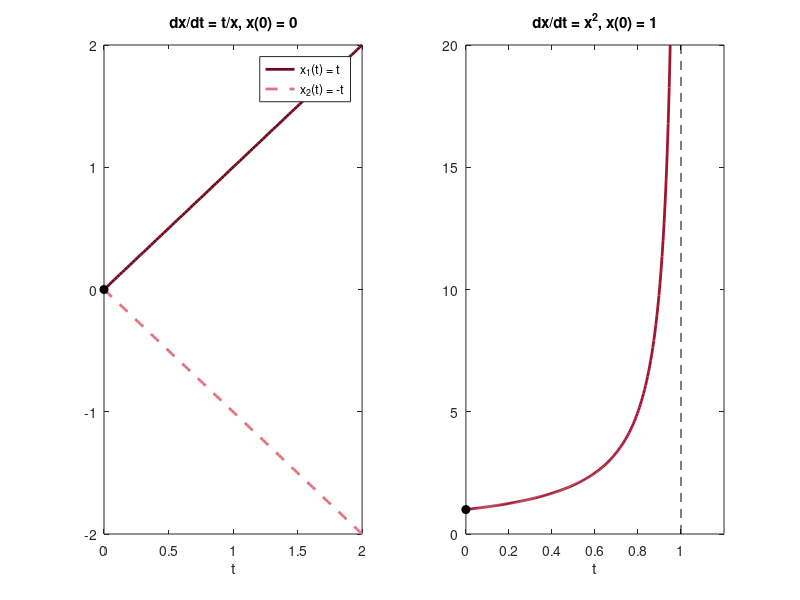

Here is the MATLAB script that generated this plot:
% Abb. 3.6: Anfangswertprobleme ohne eindeutige oder ohne globale Lösung (Buch, Abschnitt 3.1)
% links dx/dt = t/x, x(0) = 0: x(t) = t und x(t) = -t lösen beide;  rechts dx/dt = x^2, x(0) = 1: x(t) = 1/(1 - t) nur für t < 1
% (c) 2026 Philipp Kügler · Programm zum Buch „Dynamische Systeme in den Lebenswissenschaften“ · MIT-Lizenz (siehe LICENSE)
subplot(1, 2, 1);
t = linspace(0, 2, 100);
plot(t, t, 'Color', [0.43 0.04 0.12], 'LineWidth', 2); hold on
plot(t, -t, '--', 'Color', [0.89 0.44 0.49], 'LineWidth', 2); plot(0, 0, 'ko', 'MarkerFaceColor', 'k'); hold off
title('dx/dt = t/x, x(0) = 0'); legend('x_1(t) = t', 'x_2(t) = -t'); xlabel('t');
subplot(1, 2, 2);
t = linspace(0, 0.95, 200);
plot(t, 1 ./ (1 - t), 'Color', [0.64 0.08 0.18], 'LineWidth', 2); hold on
plot([1 1], [0 20], 'k--'); plot(0, 1, 'ko', 'MarkerFaceColor', 'k'); hold off
ylim([0 20]); xlim([0 1.2]); title('dx/dt = x^2, x(0) = 1'); xlabel('t');
for tt = [0.5 0.9 0.99]
    fprintf('x(%g) = 1/(1 - %g) = %.0f\n', tt, tt, 1 / (1 - tt));
end
